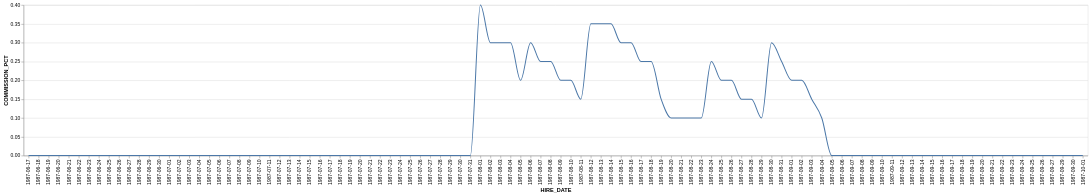

The Vega-Lite source for this figure:
### Vega-Lite specification from a JSON file in a GitHub repository (floating-point values rounded to 4 significant figures)
{"data": {"values": [{"x_data": "1987-06-17", "y_data": 0}, {"x_data": "1987-06-18", "y_data": 0}, {"x_data": "1987-06-19", "y_data": 0}, {"x_data": "1987-06-20", "y_data": 0}, {"x_data": "1987-06-21", "y_data": 0}, {"x_data": "1987-06-22", "y_data": 0}, {"x_data": "1987-06-23", "y_data": 0}, {"x_data": "1987-06-24", "y_data": 0}, {"x_data": "1987-06-25", "y_data": 0}, {"x_data": "1987-06-26", "y_data": 0}, {"x_data": "1987-06-27", "y_data": 0}, {"x_data": "1987-06-28", "y_data": 0}, {"x_data": "1987-06-29", "y_data": 0}, {"x_data": "1987-06-30", "y_data": 0}, {"x_data": "1987-07-01", "y_data": 0}, {"x_data": "1987-07-02", "y_data": 0}, {"x_data": "1987-07-03", "y_data": 0}, {"x_data": "1987-07-04", "y_data": 0}, {"x_data": "1987-07-05", "y_data": 0}, {"x_data": "1987-07-06", "y_data": 0}, {"x_data": "1987-07-07", "y_data": 0}, {"x_data": "1987-07-08", "y_data": 0}, {"x_data": "1987-07-09", "y_data": 0}, {"x_data": "1987-07-10", "y_data": 0}, {"x_data": "1987-07-11", "y_data": 0}, {"x_data": "1987-07-12", "y_data": 0}, {"x_data": "1987-07-13", "y_data": 0}, {"x_data": "1987-07-14", "y_data": 0}, {"x_data": "1987-07-15", "y_data": 0}, {"x_data": "1987-07-16", "y_data": 0}, {"x_data": "1987-07-17", "y_data": 0}, {"x_data": "1987-07-18", "y_data": 0}, {"x_data": "1987-07-19", "y_data": 0}, {"x_data": "1987-07-20", "y_data": 0}, {"x_data": "1987-07-21", "y_data": 0}, {"x_data": "1987-07-22", "y_data": 0}, {"x_data": "1987-07-23", "y_data": 0}, {"x_data": "1987-07-24", "y_data": 0}, {"x_data": "1987-07-25", "y_data": 0}, {"x_data": "1987-07-26", "y_data": 0}, {"x_data": "1987-07-27", "y_data": 0}, {"x_data": "1987-07-28", "y_data": 0}, {"x_data": "1987-07-29", "y_data": 0}, {"x_data": "1987-07-30", "y_data": 0}, {"x_data": "1987-07-31", "y_data": 0}, {"x_data": "1987-08-01", "y_data": 0.4}, {"x_data": "1987-08-02", "y_data": 0.3}, {"x_data": "1987-08-03", "y_data": 0.3}, {"x_data": "1987-08-04", "y_data": 0.3}, {"x_data": "1987-08-05", "y_data": 0.2}, {"x_data": "1987-08-06", "y_data": 0.3}, {"x_data": "1987-08-07", "y_data": 0.25}, {"x_data": "1987-08-08", "y_data": 0.25}, {"x_data": "1987-08-09", "y_data": 0.2}, {"x_data": "1987-08-10", "y_data": 0.2}, {"x_data": "1987-08-11", "y_data": 0.15}, {"x_data": "1987-08-12", "y_data": 0.35}, {"x_data": "1987-08-13", "y_data": 0.35}, {"x_data": "1987-08-14", "y_data": 0.35}, {"x_data": "1987-08-15", "y_data": 0.3}, {"x_data": "1987-08-16", "y_data": 0.3}, {"x_data": "1987-08-17", "y_data": 0.25}, {"x_data": "1987-08-18", "y_data": 0.25}, {"x_data": "1987-08-19", "y_data": 0.15}, {"x_data": "1987-08-20", "y_data": 0.1}, {"x_data": "1987-08-21", "y_data": 0.1}, {"x_data": "1987-08-22", "y_data": 0.1}, {"x_data": "1987-08-23", "y_data": 0.1}, {"x_data": "1987-08-24", "y_data": 0.25}, {"x_data": "1987-08-25", "y_data": 0.2}, {"x_data": "1987-08-26", "y_data": 0.2}, {"x_data": "1987-08-27", "y_data": 0.15}, {"x_data": "1987-08-28", "y_data": 0.15}, {"x_data": "1987-08-29", "y_data": 0.1}, {"x_data": "1987-08-30", "y_data": 0.3}, {"x_data": "1987-08-31", "y_data": 0.25}, {"x_data": "1987-09-01", "y_data": 0.2}, {"x_data": "1987-09-02", "y_data": 0.2}, {"x_data": "1987-09-03", "y_data": 0.15}, {"x_data": "1987-09-04", "y_data": 0.1}, {"x_data": "1987-09-05", "y_data": 0}, {"x_data": "1987-09-06", "y_data": 0}, {"x_data": "1987-09-07", "y_data": 0}, {"x_data": "1987-09-08", "y_data": 0}, {"x_data": "1987-09-09", "y_data": 0}, {"x_data": "1987-09-10", "y_data": 0}, {"x_data": "1987-09-11", "y_data": 0}, {"x_data": "1987-09-12", "y_data": 0}, {"x_data": "1987-09-13", "y_data": 0}, {"x_data": "1987-09-14", "y_data": 0}, {"x_data": "1987-09-15", "y_data": 0}, {"x_data": "1987-09-16", "y_data": 0}, {"x_data": "1987-09-17", "y_data": 0}, {"x_data": "1987-09-18", "y_data": 0}, {"x_data": "1987-09-19", "y_data": 0}, {"x_data": "1987-09-20", "y_data": 0}, {"x_data": "1987-09-21", "y_data": 0}, {"x_data": "1987-09-22", "y_data": 0}, {"x_data": "1987-09-23", "y_data": 0}, {"x_data": "1987-09-24", "y_data": 0}, {"x_data": "1987-09-25", "y_data": 0}, {"x_data": "1987-09-26", "y_data": 0}, {"x_data": "1987-09-27", "y_data": 0}, {"x_data": "1987-09-29", "y_data": 0}, {"x_data": "1987-09-30", "y_data": 0}, {"x_data": "1987-10-01", "y_data": 0}]}, "mark": {"type": "line", "interpolate": "monotone"}, "encoding": {"x": {"field": "x_data", "type": "nominal", "title": "HIRE_DATE", "sort": "ascending"}, "y": {"field": "y_data", "type": "quantitative", "title": "COMMISSION_PCT"}}}
